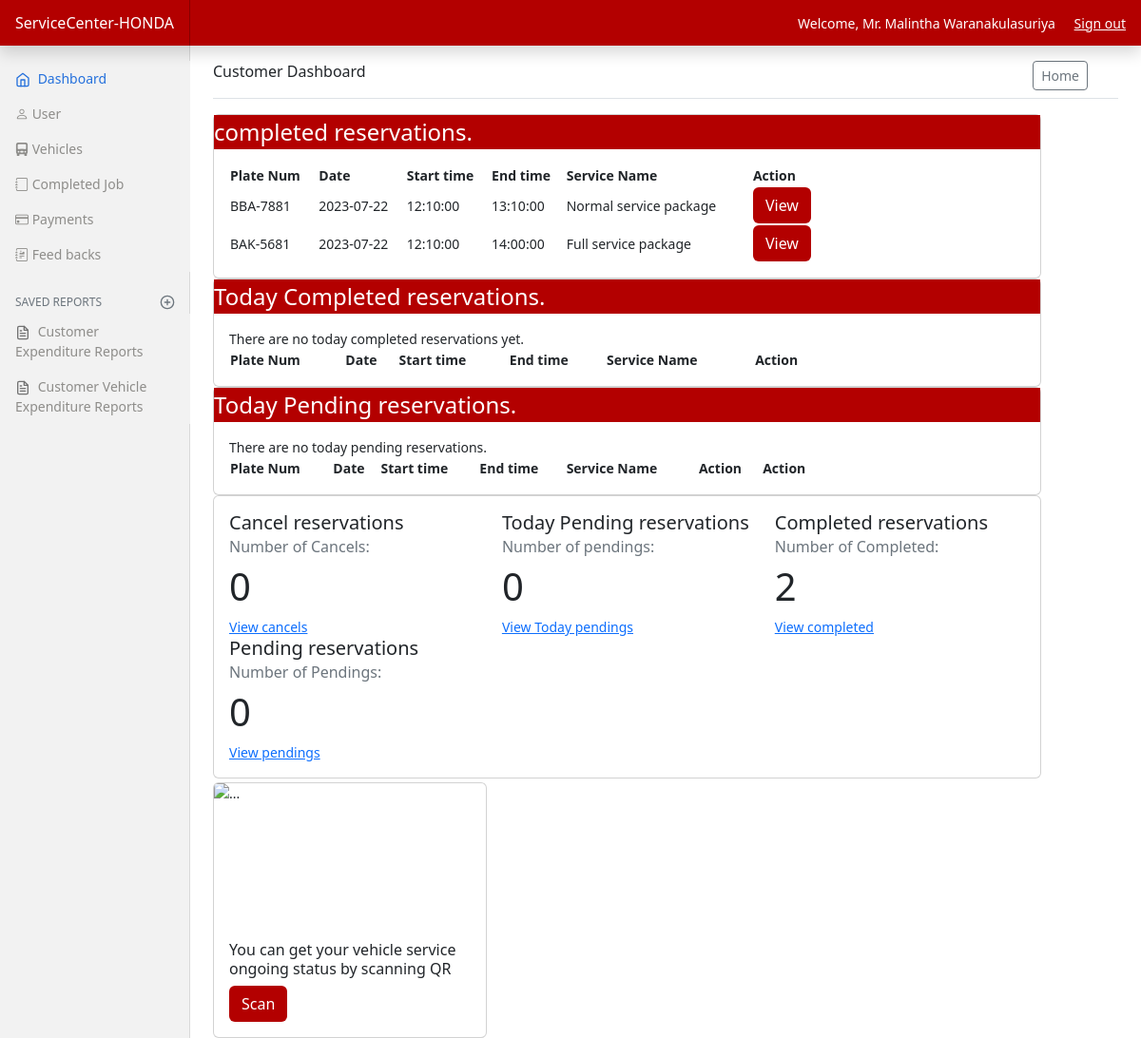
The page /tmsc/web/dashboard.php?mode=complete&userid=34 (signed in) on the database its author committed.
### tables this page shows
CREATE TABLE `tbl_reservations` (
  `reservationid` int(11) NOT NULL,
  `vehicleid` int(11) NOT NULL,
  `serviceid` int(11) NOT NULL,
  `reservationdate` date NOT NULL,
  `starttime` time NOT NULL,
  `endtime` time NOT NULL,
  `bay` varchar(11) NOT NULL,
  `adddate` date NOT NULL,
  `adduser` int(11) NOT NULL,
  `updatedate` date NOT NULL,
  `updateuser` int(11) NOT NULL,
  `jobcardstatus` varchar(16) NOT NULL DEFAULT 'pending',
  `deletestatus` int(1) NOT NULL DEFAULT 1
);

CREATE TABLE `tbl_vehicles` (
  `vehicleid` int(11) NOT NULL,
  `plateno` varchar(8) NOT NULL,
  `year` int(32) NOT NULL,
  `brandid` int(32) NOT NULL,
  `modelid` int(32) NOT NULL,
  `plateimage` varchar(32) NOT NULL,
  `adddate` date NOT NULL,
  `adduser` int(11) NOT NULL,
  `updatedate` date NOT NULL,
  `updateuser` int(11) NOT NULL,
  `deletestatus` int(2) NOT NULL DEFAULT 1
);

CREATE TABLE `tbl_services` (
  `serviceid` int(11) NOT NULL,
  `servicename` varchar(255) NOT NULL,
  `serviceprice` decimal(10,2) NOT NULL,
  `duration` varchar(255) NOT NULL,
  `servicestarttime` time NOT NULL,
  `servicelagtime` varchar(255) NOT NULL,
  `tasklist` text NOT NULL,
  `deletestatus` int(1) NOT NULL DEFAULT 1,
  `serviceadddate` date NOT NULL,
  `adduser` int(11) NOT NULL,
  `updatedate` date NOT NULL,
  `updateuser` int(11) NOT NULL
);

### TMSC/web/dashboard.php (the view, shortened to what this page needs)
<?php include 'customerheader.php'; ?>
<?php include 'customermenu.php'; ?>
<main class="col-md-9 ms-sm-auto col-lg-10 px-md-4">
    <div class="d-flex justify-content-between flex-wrap flex-md-nowrap align-items-center pt-3 pb-2 mb-3 border-bottom">
        <h6 class="">Customer Dashboard</h6>
        <div class="btn-toolbar mb-2 mb-md-0">
            <div class="btn-group me-2">
                <a href="<?= WEB_PATH; ?>index.php" type="button" class="btn btn-sm btn-outline-secondary mx-4">Home</a>
            </div>
        </div>
    </div>
    <?php
    extract($_GET);
    $db = dbconn();
    if (@$mode == 'complete') {
        ?>
        <div class='row'>
            <div class='col-md-11'>
                <div class="card">
                    <div class="card-btn fs-4">
                        completed reservations.
                    </div>
                    <div class="card-body">
                        <table class="w-75">
                            <thead>
                                <tr>
                                    <th>Plate Num</th>
                                    <th>Date</th>
                                    <th>Start time</th>
                                    <th>End time</th>
                                    <th>Service Name</th>
                                    <th>Action</th>
                                </tr>
                                <?php
                                $userid = $_SESSION['customer_userid'];
                                $db = dbconn();
                                $sql = "SELECT r.reservationid,r.reservationdate,r.starttime,r.endtime,r.bay,s.servicename,v.plateno FROM tbl_reservations r INNER JOIN tbl_vehicles v ON v.vehicleid=r.vehicleid INNER JOIN tbl_services s ON s.serviceid=r.serviceid WHERE r.jobcardstatus='completed' AND r.adduser='$userid'";
                                $result = $db->query($sql);
                                ?>
                                <?php
                                while ($row = $result->fetch_assoc()) {
                                    ?>
                                    <tr>
                                        <td><?= $row['plateno']; ?></td>
                                        <td><?= $row['reservationdate']; ?></td>
                                        <td><?= $row['starttime']; ?></td>
                                        <td><?= $row['endtime']; ?></td>
                                        <td><?= $row['servicename']; ?></td>
                                        <td><a href="<?= WEB_PATH ?>dashboard.php?mode=view&reservationid=<?= $row['reservationid'] ?>" class="btn card-btn">View</a></td>
                                    </tr>
                                    <?php
                                }
                                ?>
                        </table>
                    </div>
                </div>
            </div>
        </div>
        <?php
    }
    ?>
        <?php
    if (@$mode == 'view') {
        $date = date('Y-m-d');
        $sqltbl = "SELECT r.reservationid,r.reservationdate,r.starttime,r.endtime,r.serviceid,r.jobcardstatus,r.vehicleid,c.firstname,c.lastname,r.bay,s.servicename,s.serviceid,v.vehicleid,v.plateno,v.plateimage,v.year,v.brandid,v.modelid FROM tbl_reservations r INNER JOIN tbl_services s ON s.serviceid=r.serviceid INNER JOIN tbl_customers c ON c.userid=r.adduser INNER JOIN tbl_vehicles v ON v.vehicleid=r.vehicleid WHERE r.reservationid='$reservationid'";
        $result = $db->query($sqltbl);
        $row = $result->fetch_assoc();
        $brandid = $row['brandid'];
        $modelid = $row['modelid'];
        $sql1 = "SELECT brandname FROM tbl_brands WHERE brandid= $brandid";
        $result1 = $db->query($sql1);
        $row1 = $result1->fetch_assoc();
        $sql2 = "SELECT modelname,vehicletype FROM tbl_models WHERE modelid= $modelid";
        $result2 = $db->query($sql2);
        $row2 = $result2->fetch_assoc();
        ?>
        <div class="card px-md-4 mb-2 my-card-bg">
            <div class="row">
                <div class="col-md-6">
                    <img class="img-fluid" src="<?= WEB_PATH ?>vehicles/images/<?= $row['plateimage'] ?>">
                    <legend>Vehicle Details:</legend>
                    <div class="mb-3">
                        <label class="form-label">Plate No</label>
                        <input type="text" name="brand" class="form-control" value='<?php echo $row['plateno']; ?>'readonly >
                    </div>
                    <div class="mb-3">
                        <label class="form-label">Year</label>
                        <input type="text" name="year" class="form-control" value='<?php echo $row['year']; ?>'readonly >
                    </div>
                    <div class="mb-3">
                        <label class="form-label">Vehicle Brand Name</label>
                        <input type="text" name="brand" class="form-control" value='<?php echo $row1['brandname']; ?>'readonly >
                    </div>
                    <div class="mb-3">
                        <label class="form-label">Vehicle Model Name</label>
                        <input type="text" name="model" class="form-control" value='<?php echo $row2['modelname']; ?>'readonly >
                    </div>
                    <div class="mb-3">
                        <label class="form-label">Vehicle Type</label>
                        <input type="text" name="vtype" class="form-control" value='<?php echo $row2['vehicletype']; ?>'readonly >
                    </div>
                </div>
                <div class="col-md-6">
                    <legend>Service Details:</legend>
                    <div class="mb-3">
                        <label class="form-label">Selected Date:</label>
                        <input type="date" class="form-control border-dark" name="reservationdate" value="<?php echo $row['reservationdate']; ?>" readonly>
                    </div>
                    <div class="mb-3">
                        <label class="form-label">Service Type:</label>
                        <input type="text" name="service" class="form-control" value='<?php echo $row['servicename']; ?>' readonly>
                    </div>
                    <div class="mb-3">
                        <label for="mobile" class="form-label">Selected Time:</label>
                        <input type="text" name="time" class="form-control" value="<?php echo date('H:i', strtotime($row['starttime'])) . '-' . date('H:i', strtotime($row['endtime'])); ?>" readonly>
                    </div>
                    <div class="mb-3">
                        <label class="form-label">Bay</label>
                        <input type="text" name="bay" class="form-control" value='<?php echo $row['bay']; ?>' readonly>
                    </div>
                </div>
            </div>
            <div class='col-md-4 mb-2'>
                <a href="<?= WEB_PATH ?>dashboard.php" class="btn card-btn">Back</a>
            </div>
        </div>
        <?php
    } else {
        ?>
    <div class='row'>
            <div class='col-md-11'>
                <div class="card">
                    <div class="card-btn fs-4">
                        Today Completed reservations.
                    </div>
                    <div class="card-body">
                        <table class="w-75">
                            <thead>
                                <tr>
                                    <th>Plate Num</th>
                                    <th>Date</th>
                                    <th>Start time</th>
                                    <th>End time</th>
                                    <th>Service Name</th>
                                    <th>Action</th>
                                </tr>
                        </table>
                    </div>
                </div>
            </div>
        </div>
        <div class='row'>
            <div class='col-md-11'>
                <div class="card">
                    <div class="card-btn fs-4">
                        Today Pending reservations.
                    </div>
                    <div class="card-body">
                        <table class="w-75">
                            <thead>
                                <tr>
                                    <th>Plate Num</th>
                                    <th>Date</th>
                                    <th>Start time</th>
                                    <th>End time</th>
                                    <th>Service Name</th>
                                    <th>Action</th>
                                    <th>Action</th>
                                </tr>
                                <?php
                                $userid = $_SESSION['customer_userid'];
                                ?>
                        </table>
                    </div>
                </div>
            </div>
        </div>
        <div class="row">
            <div class="col-md-11">
                <div class="card">
                    <div class="card-body">
                        <div class='row'>
                            <div class='col-md-4'>
                                <h5 class="card-title">Cancel reservations</h5>
                                <h6 class="card-subtitle mb-2 text-muted">Number of Cancels:</h6>
                                <h2 class="display-6">
                                    <?php
                                    $db = dbconn();
                                    $sql = "SELECT COUNT(reservationid) AS cancelres FROM tbl_reservations WHERE deletestatus='0' AND jobcardstatus='cancel' AND adduser='$userid'";
                                    $result = $db->query($sql);
                                    $row = $result->fetch_assoc();
                                    echo $row['cancelres'];
                                    ?>
                                </h2>
                                <a href="<?= WEB_PATH; ?>dashboard.php?mode=cancelreservation&userid=<?= $userid ?>" class="card-link">View cancels</a>
                            </div>
                            <div class='col-md-4'>
                                <h5 class="card-title">Today Pending reservations</h5>
                                <h6 class="card-subtitle mb-2 text-muted">Number of pendings:</h6>
                                <h2 class="display-6">
                                    <?php
                                    $db = dbconn();
                                    $sql2 = "SELECT COUNT(reservationid) AS pendingres FROM tbl_reservations WHERE deletestatus='1' AND jobcardstatus='pending' AND adduser='$userid'";
                                    $result2 = $db->query($sql2);
                                    $row1 = $result2->fetch_assoc();
                                    echo $row1['pendingres'];
                                    ?>
                                </h2>
                                <a href="<?= WEB_PATH; ?>dashboard.php" class="card-link">View Today pendings</a>
                            </div>
                            <div class='col-md-4'>
                                <h5 class="card-title">Completed reservations</h5>
                                <h6 class="card-subtitle mb-2 text-muted">Number of Completed:</h6>
                                <h2 class="display-6">
                                    <?php
                                    $db = dbconn();
                                    $sql2 = "SELECT COUNT(reservationid) AS completedres FROM tbl_reservations WHERE deletestatus='1' AND jobcardstatus='completed' AND adduser='$userid'";
                                    $result2 = $db->query($sql2);
                                    $row1 = $result2->fetch_assoc();
                                    echo $row1['completedres'];
                                    ?>
                                </h2>
                                <a href="<?= WEB_PATH; ?>dashboard.php?mode=complete&userid=<?= $userid ?>" class="card-link">View completed</a>
                            </div>
                            <div class='col-md-4'>
                                <h5 class="card-title">Pending reservations</h5>
                                <h6 class="card-subtitle mb-2 text-muted">Number of Pendings:</h6>
                                <h2 class="display-6">
                                    <?php
                                    $db = dbconn();
                                    $sql3 = "SELECT COUNT(reservationid) AS pendingres FROM tbl_reservations WHERE deletestatus='1' AND jobcardstatus='pending' AND adduser='$userid'";
                                    $result3 = $db->query($sql3);
                                    $row3 = $result3->fetch_assoc();
                                    echo $row3['pendingres'];
                                    ?>
                                </h2>
                                <a href="<?= WEB_PATH; ?>dashboard.php?mode=pending&userid=<?= $userid ?>" class="card-link">View pendings</a>
                            </div>
                        </div>
                    </div>
                </div>
            </div>
            <div class="row">
                <div class="col-md-4 mt-1">
                    <div class="card" style="width: 18rem;">
                        <img src="<?= WEB_PATH ?>assets/images/qr.jpg" height="150" class="card-img-top" alt="...">
                        <div class="card-body">
                            <h6 class="card-title">You can get your vehicle service ongoing status by scanning QR</h6>
                            <a href="<?= WEB_PATH ?>qrscan.php" class='btn card-btn' >Scan</a>
                        </div>
                    </div>
                </div>
            </div>
            <?php
        }
        ?>
</main>
<?php
include 'customerfooter.php';
?>

### TMSC/web/assets/css/dashboard.css (style rules this page uses)
body { font-size: .875rem; background-color: rgb(255, 255, 255) !important; }

### TMSC/system/assets/css/mystyle.css (style rules this page uses)
.card-btn { background-color:rgba(179, 0, 0,1) !important; color: #ffffff !important; }

### rows shown on the page
tbl_reservations: vehicleid.plateno "BBA-7881", reservationdate "2023-07-22", starttime "12:10:00", endtime "13:10:00", serviceid.servicename "Normal service package"
tbl_reservations: vehicleid.plateno "BAK-5681", reservationdate "2023-07-22", starttime "12:10:00", endtime "14:00:00", serviceid.servicename "Full service package"

### other values the page prints
$_SESSION['customer_title'] "Mr."
$_SESSION['customer_firstname'] "Malintha"
$_SESSION['customer_lastname'] "Waranakulasuriya"
$row['cancelres'] "0"
$row1['pendingres'] "0"
$row1['completedres'] "2"
$row3['pendingres'] "0"
